Frame 1 (no input): blank canvas, image omitted
Frame 60 (the mouse pressed at the canvas centre just before this capture): blank canvas, image omitted
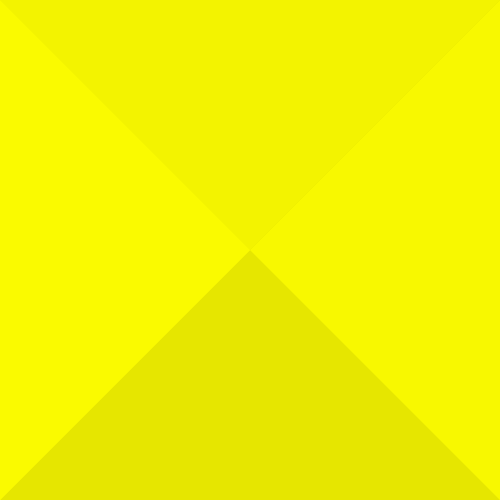
Frame 120 (the mouse held since frame 60 and released just before this capture)

The Processing sketch whose frames 1 and 60 were blank and that drew this single picture after the mouse press (run headless with seeded random() and noise(); from frame 60 on, the mouse is pressed at the canvas centre):

// Processing sketch: processing_114489
// ── processing_114489.pde

// Line variations
// Echo Chen (puyce7244@yahoo.com.tw)
 
 
void setup() {
  size(500, 500);
  strokeWeight(0.5);
  background(0);
}
 
void draw() {
  if (mousePressed) {
  fill(mouseY,mouseX,5);
  }
  else {
    fill(0);
  }
  fill(mouseX,mouseY,0,70);
  noStroke();
  triangle(mouseX, mouseY,0,500,0,0);
  
  fill(mouseX,mouseY,0,50);
  noStroke();
  triangle(mouseX, mouseY,500,500,500,0);
  
  fill(mouseX,mouseY,0,30);
  noStroke();
  triangle(mouseX, mouseY,500,0,0,0);
  
  fill(mouseX,mouseY,0,10);
  noStroke();
  triangle(mouseX, mouseY,500,500,0,500);
}
